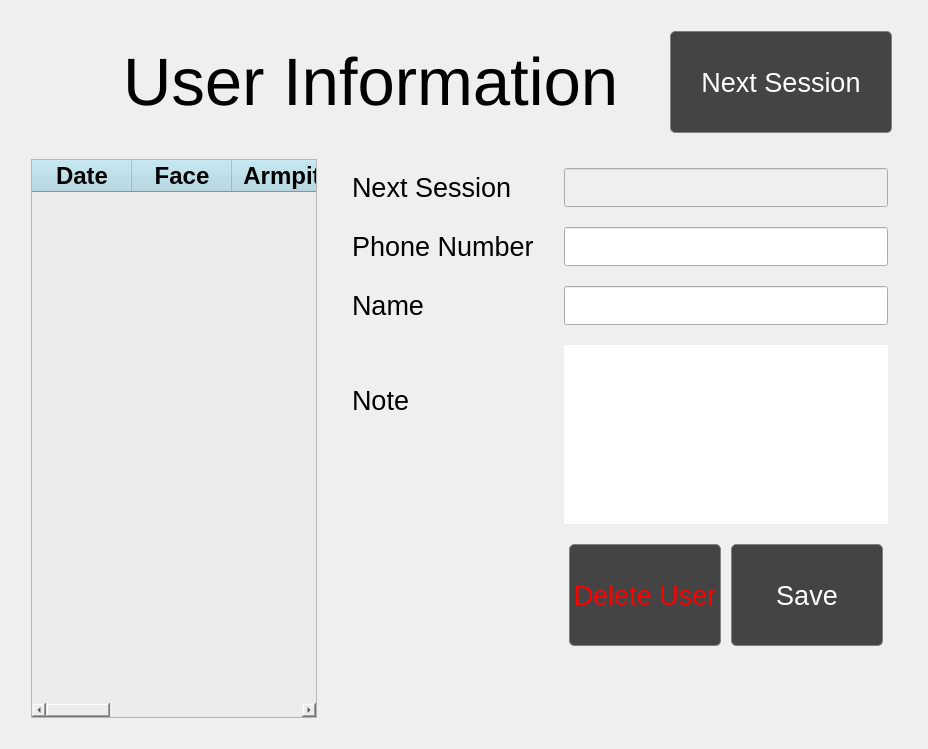
      <widget class="QWidget" name="editUserPage">
       <layout class="QVBoxLayout" name="verticalLayout_19">
        <item>
         <layout class="QVBoxLayout" name="verticalLayout_18" stretch="1,9">
          <property name="leftMargin">
           <number>0</number>
          </property>
          <property name="bottomMargin">
           <number>0</number>
          </property>
          <item>
           <layout class="QHBoxLayout" name="horizontalLayout_13" stretch="0,0,0">
            <property name="leftMargin">
             <number>20</number>
            </property>
            <property name="topMargin">
             <number>20</number>
            </property>
            <property name="rightMargin">
             <number>20</number>
            </property>
            <property name="bottomMargin">
             <number>20</number>
            </property>
            <item>
             <layout class="QHBoxLayout" name="horizontalLayout_28">
              <property name="leftMargin">
               <number>0</number>
              </property>
              <item>
               <widget class="QPushButton" name="btnBackEditUser">
                <property name="font">
                 <font>
                  <family>Arial</family>
                  <pointsize>13</pointsize>
                 </font>
                </property>
                <property name="styleSheet">
                 <string notr="true">QPushButton {
outline:0;
border-radius:50px;

}
QPushButton:hover:!pressed{
border:3px solid white;
}
QPushButton:pressed{
border:3px solid red;
}
</string>
                </property>
                <property name="text">
                 <string/>
                </property>
                <property name="icon">
                 <iconset>
                  <normaloff>images/back.png</normaloff>images/back.png</iconset>
                </property>
                <property name="iconSize">
                 <size>
                  <width>100</width>
                  <height>100</height>
                 </size>
                </property>
               </widget>
              </item>
              <item>
               <spacer name="horizontalSpacer_16">
                <property name="orientation">
                 <enum>Qt::Horizontal</enum>
                </property>
                <property name="sizeHint" stdset="0">
                 <size>
                  <width>40</width>
                  <height>20</height>
                 </size>
                </property>
               </spacer>
              </item>
             </layout>
            </item>
            <item>
             <widget class="QLabel" name="lblHeaderUserInfo">
              <property name="font">
               <font>
                <family>Arial</family>
                <pointsize>50</pointsize>
               </font>
              </property>
              <property name="text">
               <string>User Information</string>
              </property>
             </widget>
            </item>
            <item>
             <layout class="QHBoxLayout" name="horizontalLayout_36">
              <property name="leftMargin">
               <number>0</number>
              </property>
              <item>
               <spacer name="horizontalSpacer_4">
                <property name="orientation">
                 <enum>Qt::Horizontal</enum>
                </property>
                <property name="sizeHint" stdset="0">
                 <size>
                  <width>40</width>
                  <height>20</height>
                 </size>
                </property>
               </spacer>
              </item>
              <item>
               <widget class="QPushButton" name="btnNextSession">
                <property name="font">
                 <font>
                  <family>Arial</family>
                  <pointsize>20</pointsize>
                 </font>
                </property>
                <property name="styleSheet">
                 <string notr="true">QPushButton {
background-color: rgb(68, 68, 68);
min-width: 220px;
min-height: 100px;
border-radius: 5px;
border: 1px solid gray;
margin: 0 5px 0 5px;
outline:0;
color:white;
}
QPushButton:hover:!pressed{
background-color:rgb(77, 77, 77);
border: 1px solid white;
}</string>
                </property>
                <property name="text">
                 <string>Next Session</string>
                </property>
               </widget>
              </item>
             </layout>
            </item>
           </layout>
          </item>
          <item>
           <layout class="QHBoxLayout" name="horizontalLayout_12" stretch="3,2">
            <property name="leftMargin">
             <number>0</number>
            </property>
            <property name="rightMargin">
             <number>0</number>
            </property>
            <item>
             <layout class="QVBoxLayout" name="tblUserLayout" stretch="10">
              <property name="leftMargin">
               <number>20</number>
              </property>
              <property name="bottomMargin">
               <number>20</number>
              </property>
              <item>
               <widget class="QTableWidget" name="userInfoTable">
                <property name="font">
                 <font>
                  <pointsize>16</pointsize>
                 </font>
                </property>
                <property name="styleSheet">
                 <string notr="true">QHeaderView::section
{
    background-color:lightblue;
	color:black;
} 
 
QWidget {
background-color: rgb(236, 236, 236);
color:black;
}

QHeaderView::section
{
    background-color:lightblue;
	color:black;
} 
 </string>
                </property>
                <property name="editTriggers">
                 <set>QAbstractItemView::NoEditTriggers</set>
                </property>
                <property name="selectionBehavior">
                 <enum>QAbstractItemView::SelectRows</enum>
                </property>
                <property name="verticalScrollMode">
                 <enum>QAbstractItemView::ScrollPerPixel</enum>
                </property>
                <property name="sortingEnabled">
                 <bool>false</bool>
                </property>
                <column>
                 <property name="text">
                  <string>Date</string>
                 </property>
                 <property name="font">
                  <font>
                   <pointsize>18</pointsize>
                   <weight>75</weight>
                   <bold>true</bold>
                  </font>
                 </property>
                </column>
                <column>
                 <property name="text">
                  <string>Face</string>
                 </property>
                 <property name="font">
                  <font>
                   <pointsize>18</pointsize>
                   <weight>75</weight>
                   <bold>true</bold>
                  </font>
                 </property>
                </column>
                <column>
                 <property name="text">
                  <string>Armpit</string>
                 </property>
                 <property name="font">
                  <font>
                   <family>MS Shell Dlg 2</family>
                   <pointsize>18</pointsize>
                   <weight>75</weight>
                   <bold>true</bold>
                  </font>
                 </property>
                </column>
                <column>
                 <property name="text">
                  <string>Arm</string>
                 </property>
                 <property name="font">
                  <font>
                   <family>MS Shell Dlg 2</family>
                   <pointsize>18</pointsize>
                   <weight>75</weight>
                   <bold>true</bold>
                  </font>
                 </property>
                </column>
                <column>
                 <property name="text">
                  <string>Body</string>
                 </property>
                 <property name="font">
                  <font>
                   <family>MS Shell Dlg 2</family>
                   <pointsize>18</pointsize>
                   <weight>75</weight>
                   <bold>true</bold>
                  </font>
                 </property>
                </column>
                <column>
                 <property name="text">
                  <string>Bikini</string>
                 </property>
                 <property name="font">
                  <font>
                   <family>MS Shell Dlg 2</family>
                   <pointsize>18</pointsize>
                   <weight>75</weight>
                   <bold>true</bold>
                  </font>
                 </property>
                </column>
                <column>
                 <property name="text">
                  <string>Leg</string>
                 </property>
                 <property name="font">
                  <font>
                   <family>MS Shell Dlg 2</family>
                   <pointsize>18</pointsize>
                   <weight>75</weight>
                   <bold>true</bold>
                  </font>
                 </property>
                </column>
                <column>
                 <property name="text">
                  <string>Total</string>
                 </property>
                 <property name="font">
                  <font>
                   <family>MS Shell Dlg 2</family>
                   <pointsize>18</pointsize>
                   <weight>75</weight>
                   <bold>true</bold>
                  </font>
                 </property>
                </column>
               </widget>
              </item>
             </layout>
            </item>
            <item>
             <widget class="QFrame" name="userInfoFrame">
              <property name="layoutDirection">
               <enum>Qt::LeftToRight</enum>
              </property>
              <property name="frameShape">
               <enum>QFrame::NoFrame</enum>
              </property>
              <property name="frameShadow">
               <enum>QFrame::Raised</enum>
              </property>
              <layout class="QVBoxLayout" name="verticalLayout_56">
               <item>
                <layout class="QVBoxLayout" name="verticalLayout_20" stretch="9,0,1">
                 <property name="leftMargin">
                  <number>20</number>
                 </property>
                 <property name="topMargin">
                  <number>0</number>
                 </property>
                 <property name="rightMargin">
                  <number>20</number>
                 </property>
                 <item>
                  <layout class="QGridLayout" name="gridLayout" rowstretch="1,0,0,0,0">
                   <property name="topMargin">
                    <number>0</number>
                   </property>
                   <property name="rightMargin">
                    <number>0</number>
                   </property>
                   <property name="bottomMargin">
                    <number>0</number>
                   </property>
                   <property name="horizontalSpacing">
                    <number>30</number>
                   </property>
                   <property name="verticalSpacing">
                    <number>20</number>
                   </property>
                   <item row="1" column="0">
                    <widget class="QLabel" name="lblPhoneNumber">
                     <property name="font">
                      <font>
                       <family>Arial</family>
                       <pointsize>20</pointsize>
                      </font>
                     </property>
                     <property name="text">
                      <string>Phone Number</string>
                     </property>
                     <property name="alignment">
                      <set>Qt::AlignLeading|Qt::AlignLeft|Qt::AlignVCenter</set>
                     </property>
                    </widget>
                   </item>
                   <item row="3" column="1">
                    <widget class="TextEdit" name="textEditNote">
                     <property name="font">
                      <font>
                       <family>Arial</family>
                       <pointsize>20</pointsize>
                      </font>
                     </property>
                     <property name="styleSheet">
                      <string notr="true">color: rgb(0, 0, 0);
background-color: rgb(255, 255, 255);
padding:10px 10px 10px 10px;
border:2px soild white;</string>
                     </property>
                    </widget>
                   </item>
                   <item row="1" column="1">
                    <widget class="LineEdit" name="txtEditNumber">
                     <property name="font">
                      <font>
                       <family>Arial</family>
                       <pointsize>20</pointsize>
                      </font>
                     </property>
                     <property name="styleSheet">
                      <string notr="true"/>
                     </property>
                     <property name="alignment">
                      <set>Qt::AlignCenter</set>
                     </property>
                     <property name="clearButtonEnabled">
                      <bool>false</bool>
                     </property>
                    </widget>
                   </item>
                   <item row="2" column="1">
                    <widget class="LineEdit" name="txtEditName">
                     <property name="font">
                      <font>
                       <family>Arial</family>
                       <pointsize>20</pointsize>
                      </font>
                     </property>
                     <property name="styleSheet">
                      <string notr="true"/>
                     </property>
                     <property name="alignment">
                      <set>Qt::AlignCenter</set>
                     </property>
                     <property name="clearButtonEnabled">
                      <bool>false</bool>
                     </property>
                    </widget>
                   </item>
                   <item row="2" column="0">
                    <widget class="QLabel" name="lblName">
                     <property name="font">
                      <font>
                       <family>Arial</family>
                       <pointsize>20</pointsize>
                      </font>
                     </property>
                     <property name="text">
                      <string>Name</string>
                     </property>
                     <property name="alignment">
                      <set>Qt::AlignLeading|Qt::AlignLeft|Qt::AlignVCenter</set>
                     </property>
                    </widget>
                   </item>
                   <item row="3" column="0">
                    <layout class="QVBoxLayout" name="verticalLayout_24" stretch="0,0,2">
                     <item>
                      <spacer name="verticalSpacer_16">
                       <property name="orientation">
                        <enum>Qt::Vertical</enum>
                       </property>
                       <property name="sizeHint" stdset="0">
                        <size>
                         <width>20</width>
                         <height>40</height>
                        </size>
                       </property>
                      </spacer>
                     </item>
                     <item>
                      <widget class="QLabel" name="lblNote">
                       <property name="font">
                        <font>
                         <family>Arial</family>
                         <pointsize>20</pointsize>
                        </font>
                       </property>
                       <property name="text">
                        <string>Note</string>
                       </property>
                       <property name="alignment">
                        <set>Qt::AlignLeading|Qt::AlignLeft|Qt::AlignVCenter</set>
                       </property>
                      </widget>
                     </item>
                     <item>
                      <spacer name="verticalSpacer_11">
                       <property name="orientation">
                        <enum>Qt::Vertical</enum>
                       </property>
                       <property name="sizeHint" stdset="0">
                        <size>
                         <width>20</width>
                         <height>40</height>
                        </size>
                       </property>
                      </spacer>
                     </item>
                    </layout>
                   </item>
                   <item row="4" column="1">
                    <layout class="QHBoxLayout" name="horizontalLayout_15">
                     <property name="topMargin">
                      <number>0</number>
                     </property>
                     <property name="rightMargin">
                      <number>0</number>
                     </property>
                     <item>
                      <widget class="QPushButton" name="btnDeleteUser">
                       <property name="font">
                        <font>
                         <pointsize>20</pointsize>
                        </font>
                       </property>
                       <property name="styleSheet">
                        <string notr="true">QPushButton {
background-color: rgb(68, 68, 68);
color:red;
min-width: 150px;
min-height: 100px;
border-radius: 5px;
border: 1px solid gray;
margin: 0 5px 0 5px;
outline:0;
}
QPushButton:hover:!pressed{
background-color:rgb(77, 77, 77);
border: 1px solid white;
}</string>
                       </property>
                       <property name="text">
                        <string>Delete User</string>
                       </property>
                      </widget>
                     </item>
                     <item>
                      <widget class="QPushButton" name="btnSaveInfo">
                       <property name="font">
                        <font>
                         <pointsize>20</pointsize>
                        </font>
                       </property>
                       <property name="styleSheet">
                        <string notr="true">QPushButton {
background-color: rgb(68, 68, 68);
color:white;
min-width: 150px;
min-height: 100px;
border-radius: 5px;
border: 1px solid gray;
margin: 0 5px 0 5px;
outline:0;
}
QPushButton:hover:!pressed{
background-color:rgb(77, 77, 77);
border: 1px solid white;
}</string>
                       </property>
                       <property name="text">
                        <string>Save</string>
                       </property>
                      </widget>
                     </item>
                    </layout>
                   </item>
                   <item row="0" column="0">
                    <widget class="QLabel" name="lblNextSession">
                     <property name="font">
                      <font>
                       <family>Arial</family>
                       <pointsize>20</pointsize>
                      </font>
                     </property>
                     <property name="text">
                      <string>Next Session</string>
                     </property>
                     <property name="alignment">
                      <set>Qt::AlignLeading|Qt::AlignLeft|Qt::AlignVCenter</set>
                     </property>
                    </widget>
                   </item>
                   <item row="0" column="1">
                    <widget class="QLineEdit" name="txtNextSession">
                     <property name="enabled">
                      <bool>false</bool>
                     </property>
                     <property name="font">
                      <font>
                       <family>Arial</family>
                       <pointsize>20</pointsize>
                      </font>
                     </property>
                     <property name="styleSheet">
                      <string notr="true"/>
                     </property>
                     <property name="alignment">
                      <set>Qt::AlignCenter</set>
                     </property>
                     <property name="readOnly">
                      <bool>true</bool>
                     </property>
                    </widget>
                   </item>
                  </layout>
                 </item>
                 <item>
                  <widget class="QLabel" name="lblEditUser">
                   <property name="font">
                    <font>
                     <family>Arial</family>
                     <pointsize>16</pointsize>
                    </font>
                   </property>
                   <property name="text">
                    <string/>
                   </property>
                  </widget>
                 </item>
                 <item>
                  <spacer name="verticalSpacer_13">
                   <property name="orientation">
                    <enum>Qt::Vertical</enum>
                   </property>
                   <property name="sizeHint" stdset="0">
                    <size>
                     <width>20</width>
                     <height>40</height>
                    </size>
                   </property>
                  </spacer>
                 </item>
                </layout>
               </item>
              </layout>
             </widget>
            </item>
           </layout>
          </item>
         </layout>
        </item>
       </layout>
      </widget>
